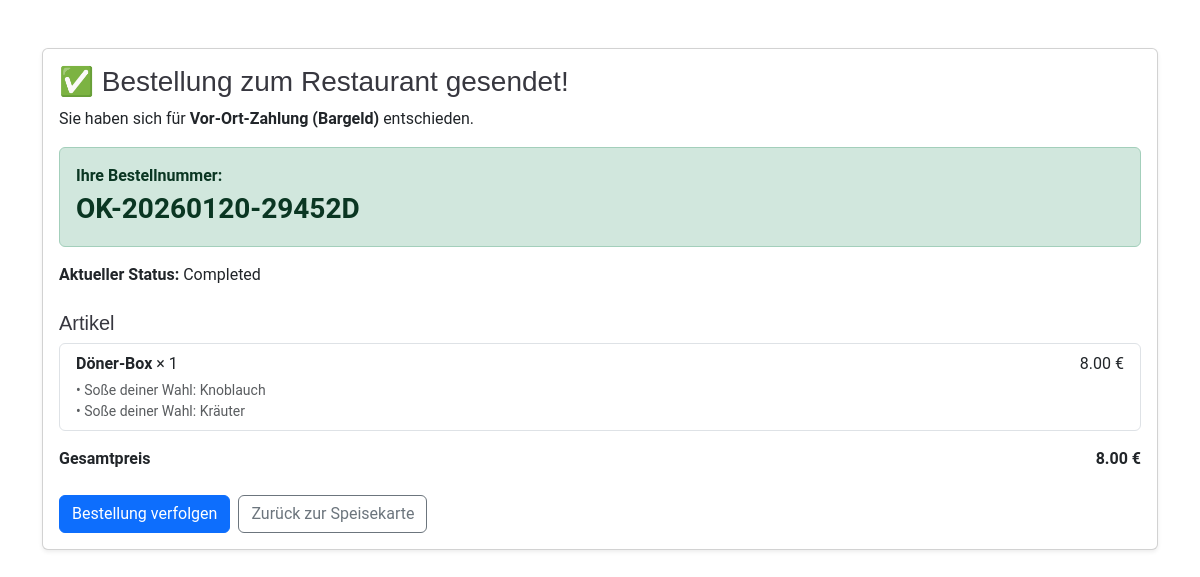
The app's page /order/success/OK-20260120-29452D/ with its own data.
### FoodOrdering/models.py (models this page shows, shortened)
class Order(models.Model):
    STATUS_CHOICES = (
        ("CART", "Cart"),
        ("PLACED", "Placed"),
        ("PREPARING", "Preparing"),
        ("DELIVERING", "Delivering"),
        ("COMPLETED", "Completed"),
        ("CANCELLED", "Cancelled"),
    )
    user = models.ForeignKey(settings.AUTH_USER_MODEL, on_delete=models.SET_NULL, null=True, blank=True)
    full_name = models.CharField(max_length=120)
    phone = models.CharField(max_length=50)
    email = models.EmailField(blank=True)
    address_line = models.CharField(max_length=255, blank=True)  # for delivery
    city = models.CharField(max_length=120, blank=True)
    postal_code = models.CharField(max_length=20, blank=True)
    notes = models.TextField(blank=True)
    status = models.CharField(max_length=12, choices=STATUS_CHOICES, default="CART")
    created_at = models.DateTimeField(auto_now_add=True)
    placed_at = models.DateTimeField(null=True, blank=True)
    payment_method = models.CharField(max_length=20, blank=True)  # "CASH" or "STRIPE"
    is_paid = models.BooleanField(default=False)
    stripe_session_id = models.CharField(max_length=255, blank=True)
    stripe_payment_intent_id = models.CharField(max_length=255, blank=True)
    order_number = models.CharField(max_length=20, unique=True, null=True, blank=True, db_index=True)
    def total_price(self):
        return sum(item.total_price() for item in self.items.all())

class OrderItem(models.Model):
    order = models.ForeignKey(Order, on_delete=models.CASCADE, related_name="items")
    product = models.ForeignKey(Product, on_delete=models.PROTECT)
    quantity = models.PositiveIntegerField(default=1)
    price_at_time = models.DecimalField(max_digits=8, decimal_places=2)
    def options_total(self):
        return sum(o.price_delta_at_time for o in self.chosen_options.all())
    def unit_total(self):
        return self.price_at_time + self.options_total()
    def total_price(self):
        return self.unit_total() * self.quantity

class Product(models.Model):
    category = models.ForeignKey(Category, on_delete=models.PROTECT, related_name="products")
    name = models.CharField(max_length=160)
    slug = models.SlugField(max_length=180, unique=True)
    description = models.TextField(blank=True)
    price = models.DecimalField(max_digits=8, decimal_places=2)
    image = models.ImageField(upload_to="products/", blank=True, null=True)
    is_available = models.BooleanField(default=True)
    class Meta:
        ordering = ["name"]

class OrderItemOption(models.Model):
    order_item = models.ForeignKey(OrderItem, on_delete=models.CASCADE, related_name="chosen_options")
    option = models.ForeignKey(Option, on_delete=models.PROTECT)
    price_delta_at_time = models.DecimalField(max_digits=8, decimal_places=2)
    class Meta:
        unique_together = ("order_item", "option")

class Option(models.Model):
    group = models.ForeignKey(OptionGroup, on_delete=models.CASCADE, related_name="options")
    name = models.CharField(max_length=120)
    price_delta = models.DecimalField(max_digits=8, decimal_places=2, default=Decimal("0.00"))
    sort_order = models.PositiveIntegerField(default=0)
    is_active = models.BooleanField(default=True)
    class Meta:
        ordering = ["sort_order", "name"]

class OptionGroup(models.Model):
    name = models.CharField(max_length=120)
    slug = models.SlugField(max_length=140, unique=True)
    is_required = models.BooleanField(default=False)
    min_select = models.PositiveIntegerField(default=0)
    max_select = models.PositiveIntegerField(default=1)  # 1 = radio, >1 = checkboxes
    sort_order = models.PositiveIntegerField(default=0)
    is_active = models.BooleanField(default=True)
    class Meta:
        ordering = ["sort_order", "name"]

### FoodOrdering/views.py (the view)
# urls.py: path("order/success/<str:order_number>/", views.order_success, name="order_success"),
def order_success(request, order_number):
    order = get_object_or_404(Order, order_number=order_number)
    return render(request, "order_success.html", {"order": order})

### templates/order_success.html (shortened to what this page needs)
{% load static %}
<!DOCTYPE html>
<html lang="de">
<head>
  <link href="{% static 'assets/vendor/bootstrap/css/bootstrap.min.css' %}" rel="stylesheet">
  <link href="{% static 'assets/css/main.css' %}" rel="stylesheet">
</head>
<body>
<div class="container my-5">
  <div class="card shadow-sm">
    <div class="card-body">
      <h3 class="mb-2">✅ Bestellung zum Restaurant gesendet!</h3>
      <p class="mb-3">Sie haben sich für <strong>Vor-Ort-Zahlung (Bargeld)</strong> entschieden.</p>
      <div class="alert alert-success">
        <div><strong>Ihre Bestellnummer:</strong></div>
        <div class="fs-3 fw-bold">{{ order.order_number }}</div>
      </div>
      <div class="mb-3">
        <strong>Aktueller Status:</strong> {{ order.get_status_display }}
      </div>
      <h5 class="mt-4">Artikel</h5>
      <ul class="list-group">
        {% for item in order.items.all %}
          <li class="list-group-item d-flex justify-content-between">
            <div>
              <strong>{{ item.product.name }}</strong> × {{ item.quantity }}
              {% if item.chosen_options.all %}
                <div class="small text-muted mt-1">
                  {% for ch in item.chosen_options.all %}
                    • {{ ch.option.group.name }}: {{ ch.option.name }}<br>
                  {% endfor %}
                </div>
              {% endif %}
            </div>
            <div>{{ item.total_price }} €</div>
          </li>
        {% endfor %}
      </ul>
      <div class="d-flex justify-content-between mt-3">
        <strong>Gesamtpreis</strong>
        <strong>{{ order.total_price }} €</strong>
      </div>
      <div class="mt-4 d-flex gap-2">
        <a class="btn btn-primary" href="{% url 'track_order' %}">Bestellung verfolgen</a>
        <a class="btn btn-outline-secondary" href="{% url 'home' %}">Zurück zur Speisekarte</a>
      </div>
    </div>
  </div>
</div>
</body>
</html>

### static/assets/css/main.css (style rules this page uses)
:root { --default-font: "Roboto", system-ui, -apple-system, "Segoe UI", Roboto, "Helvetica Neue", Arial, "Noto Sans", "Liberation Sans", sans-serif, "Apple Color Emoji", "Segoe UI Emoji", "Segoe UI Symbol", "Noto Color Emoji"; --heading-font: "Amatic SC", sans-serif; --nav-font: "Inter", sans-serif; }
:root { --background-color: #ffffff; --default-color: #212529; --heading-color: #37373f; --accent-color: #ce1212; --surface-color: #ffffff; --contrast-color: #ffffff; }
:root { --nav-color: #7f7f90; --nav-hover-color: #ce1212; --nav-mobile-background-color: #ffffff; --nav-dropdown-background-color: #ffffff; --nav-dropdown-color: #7f7f90; --nav-dropdown-hover-color: #ce1212; }
:root { scroll-behavior: smooth; }
body { color: var(--default-color); background-color: var(--background-color); font-family: var(--default-font); }
a { color: var(--accent-color); text-decoration: none; transition: 0.3s; }
h1, h2, h3, h4, h5, h6 { color: var(--heading-color); font-family: var(--heading-font); }

### records on screen
Order: order_number "OK-20260120-29452D", status "Completed", total_price "8.00"
OrderItem: product.name "Döner-Box", quantity "1", total_price "8.00"
OrderItemOption: option.group.name "Soße deiner Wahl", option.name "Knoblauch"
OrderItemOption: option.group.name "Soße deiner Wahl", option.name "Kräuter"
